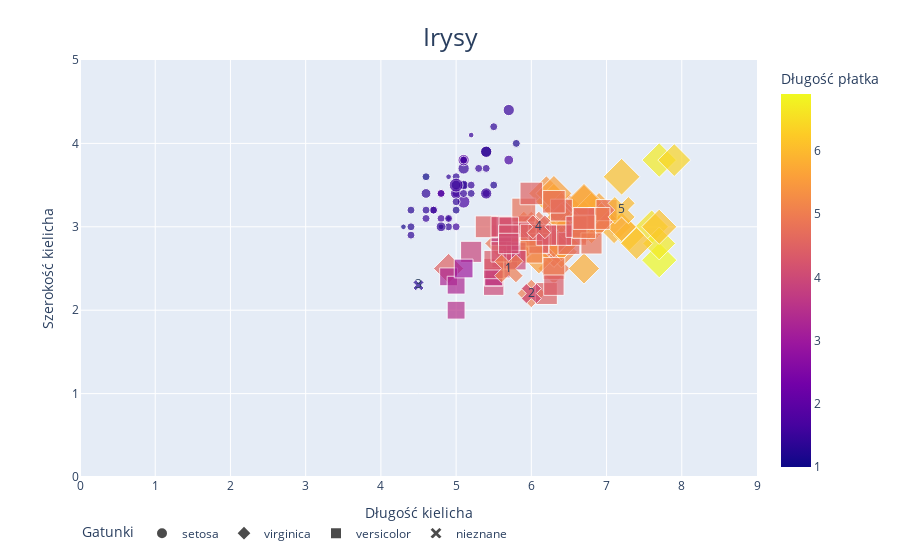

Notebook source saved alongside this figure:
### Markdown cell above
Mimo, że zazwyczaj dodawanie cech jest wygodną formą zwiększenia informacji, ich nadmiar bywa zgubny. Poniższy wykres przedstawia znany w świecie uczenia maszynowego zbiór irysów. Oś x przedstawia długość kielicha, oś y szerokość kielicha, kolor oznacza długość płatka, natomiast wielkość punktów reprezentuje szerokość płatka. Poszczególne gatunki irysów oznaczone są różnymi symbolami. Twoim celem jest przypisanie punktów oznaczonych symbolem X do odpowiedniego gatunku kwiatu (setosa, virginica, versicolor). Porównaj wszystkie cztery cechy obiektów i sprawdź ile udało Ci się poprawnie odszyfrować!

### Code cell
bad_graph(iris)

### Figure 1 — Plotly figure (JSON) as saved in the notebook; plotly's stock layout.template omitted (floating-point values rounded to 4 significant figures)
{"data": [{"hoverlabel": {"namelength": 0}, "hovertemplate": "Gatunek=setosa<br>Długość kielicha=%{x}<br>Szerokość kielicha=%{y}<br>Szerokość płatka=%{marker.size}<br>Długość płatka=%{marker.color}", "legendgroup": "setosa", "marker": {"color": [1.4, 1.4, 1.3, 1.5, 1.4, 1.7, 1.4, 1.5, 1.4, 1.5, 1.5, 1.6, 1.4, 1.1, 1.2, 1.5, 1.3, 1.4, 1.7, 1.5, 1.7, 1.5, 1, 1.7, 1.9, 1.6, 1.6, 1.5, 1.4, 1.6, 1.6, 1.5, 1.5, 1.4, 1.5, 1.2, 1.3, 1.4, 1.3, 1.5, 1.3, 1.3, 1.6, 1.9, 1.4, 1.6, 1.4, 1.5, 1.4], "coloraxis": "coloraxis", "size": [0.2, 0.2, 0.2, 0.2, 0.2, 0.4, 0.3, 0.2, 0.2, 0.1, 0.2, 0.2, 0.1, 0.1, 0.2, 0.4, 0.4, 0.3, 0.3, 0.3, 0.2, 0.4, 0.2, 0.5, 0.2, 0.2, 0.4, 0.2, 0.2, 0.2, 0.2, 0.4, 0.1, 0.2, 0.2, 0.2, 0.2, 0.1, 0.2, 0.2, 0.3, 0.2, 0.6, 0.4, 0.3, 0.2, 0.2, 0.2, 0.2], "sizemode": "area", "sizeref": 0.00625, "symbol": "circle"}, "mode": "markers", "name": "setosa", "showlegend": true, "type": "scatter", "x": [5.1, 4.9, 4.7, 4.6, 5, 5.4, 4.6, 5, 4.4, 4.9, 5.4, 4.8, 4.8, 4.3, 5.8, 5.7, 5.4, 5.1, 5.7, 5.1, 5.4, 5.1, 4.6, 5.1, 4.8, 5, 5, 5.2, 5.2, 4.7, 4.8, 5.4, 5.2, 5.5, 4.9, 5, 5.5, 4.9, 4.4, 5.1, 5, 4.4, 5, 5.1, 4.8, 5.1, 4.6, 5.3, 5], "xaxis": "x", "y": [3.5, 3, 3.2, 3.1, 3.6, 3.9, 3.4, 3.4, 2.9, 3.1, 3.7, 3.4, 3, 3, 4, 4.4, 3.9, 3.5, 3.8, 3.8, 3.4, 3.7, 3.6, 3.3, 3.4, 3, 3.4, 3.5, 3.4, 3.2, 3.1, 3.4, 4.1, 4.2, 3.1, 3.2, 3.5, 3.6, 3, 3.4, 3.5, 3.2, 3.5, 3.8, 3, 3.8, 3.2, 3.7, 3.3], "yaxis": "y"}, {"hoverlabel": {"namelength": 0}, "hovertemplate": "Gatunek=virginica<br>Długość kielicha=%{x}<br>Szerokość kielicha=%{y}<br>Szerokość płatka=%{marker.size}<br>Długość płatka=%{marker.color}", "legendgroup": "virginica", "marker": {"color": [5.2, 5.4, 5, 6, 5.1, 5.9, 5.6, 5.8, 6.6, 4.5, 6.3, 5.8, 6.1, 5.1, 5.3, 5.5, 5.1, 5.1, 5.3, 5.5, 6.7, 6.9, 5, 5.7, 4.9, 6.7, 4.9, 5.7, 5.2, 4.8, 4.9, 5.6, 5.8, 6.1, 6.4, 5.6, 5.1, 5.6, 6.1, 5.6, 5.5, 4.8, 5.4, 5.6, 5.1, 5.1, 5.9, 5.7], "coloraxis": "coloraxis", "size": [2, 2.3, 1.9, 2.5, 1.9, 2.1, 1.8, 2.2, 2.1, 1.7, 1.8, 1.8, 2.5, 2, 1.9, 2.1, 1.8, 2.4, 2.3, 1.8, 2.2, 2.3, 1.5, 2.3, 2, 2, 1.8, 2.1, 2.3, 1.8, 1.8, 2.1, 1.6, 1.9, 2, 2.2, 1.5, 1.4, 2.3, 2.4, 1.8, 1.8, 2.1, 2.4, 2.3, 1.9, 2.3, 2.5], "sizemode": "area", "sizeref": 0.00625, "symbol": "diamond"}, "mode": "markers", "name": "virginica", "showlegend": true, "type": "scatter", "x": [6.5, 6.2, 6.3, 6.3, 5.8, 7.1, 6.3, 6.5, 7.6, 4.9, 7.3, 6.7, 7.2, 6.5, 6.4, 6.8, 5.9, 5.8, 6.4, 6.5, 7.7, 7.7, 6, 6.9, 5.6, 7.7, 6.3, 6.7, 6.7, 6.2, 6.1, 6.4, 7.2, 7.4, 7.9, 6.4, 6.3, 6.1, 7.7, 6.3, 6.4, 6, 6.9, 6.7, 6.9, 5.8, 6.8, 6.7], "xaxis": "x", "y": [3, 3.4, 2.5, 3.3, 2.7, 3, 2.9, 3, 3, 2.5, 2.9, 2.5, 3.6, 3.2, 2.7, 3, 3, 2.8, 3.2, 3, 3.8, 2.6, 2.2, 3.2, 2.8, 2.8, 2.7, 3.3, 3, 2.8, 3, 2.8, 3, 2.8, 3.8, 2.8, 2.8, 2.6, 3, 3.4, 3.1, 3, 3.1, 3.1, 3.1, 2.7, 3.2, 3.3], "yaxis": "y"}, {"hoverlabel": {"namelength": 0}, "hovertemplate": "Gatunek=versicolor<br>Długość kielicha=%{x}<br>Szerokość kielicha=%{y}<br>Szerokość płatka=%{marker.size}<br>Długość płatka=%{marker.color}", "legendgroup": "versicolor", "marker": {"color": [4.7, 4.5, 4.9, 4, 4.6, 4.5, 4.7, 3.3, 4.6, 3.9, 3.5, 4.2, 4.7, 3.6, 4.4, 4.5, 4.1, 4.5, 3.9, 4.8, 4, 4.9, 4.7, 4.3, 4.4, 4.8, 5, 4.5, 3.5, 3.8, 3.7, 3.9, 5.1, 4.5, 4.5, 4.7, 4.4, 4.1, 4, 4.4, 4, 3.3, 4.2, 4.2, 4.2, 4.3, 3, 4.1], "coloraxis": "coloraxis", "size": [1.4, 1.5, 1.5, 1.3, 1.5, 1.3, 1.6, 1, 1.3, 1.4, 1, 1.5, 1.4, 1.3, 1.4, 1.5, 1, 1.5, 1.1, 1.8, 1.3, 1.5, 1.2, 1.3, 1.4, 1.4, 1.7, 1.5, 1, 1.1, 1, 1.2, 1.6, 1.5, 1.6, 1.5, 1.3, 1.3, 1.3, 1.2, 1.2, 1, 1.3, 1.2, 1.3, 1.3, 1.1, 1.3], "sizemode": "area", "sizeref": 0.00625, "symbol": "square"}, "mode": "markers", "name": "versicolor", "showlegend": true, "type": "scatter", "x": [7, 6.4, 6.9, 5.5, 6.5, 5.7, 6.3, 4.9, 6.6, 5.2, 5, 5.9, 6.1, 5.6, 6.7, 5.6, 5.8, 6.2, 5.6, 5.9, 6.1, 6.3, 6.1, 6.4, 6.6, 6.8, 6.7, 6, 5.7, 5.5, 5.5, 5.8, 6, 5.4, 6, 6.7, 6.3, 5.6, 5.5, 5.5, 5.8, 5, 5.6, 5.7, 5.7, 6.2, 5.1, 5.7], "xaxis": "x", "y": [3.2, 3.2, 3.1, 2.3, 2.8, 2.8, 3.3, 2.4, 2.9, 2.7, 2, 3, 2.9, 2.9, 3.1, 3, 2.7, 2.2, 2.5, 3.2, 2.8, 2.5, 2.8, 2.9, 3, 2.8, 3, 2.9, 2.6, 2.4, 2.4, 2.7, 2.7, 3, 3.4, 3.1, 2.3, 3, 2.5, 2.6, 2.6, 2.3, 2.7, 3, 2.9, 2.9, 2.5, 2.8], "yaxis": "y"}, {"hoverlabel": {"namelength": 0}, "hovertemplate": "Gatunek=nieznane<br>Długość kielicha=%{x}<br>Szerokość kielicha=%{y}<br>Szerokość płatka=%{marker.size}<br>Długość płatka=%{marker.color}", "legendgroup": "nieznane", "marker": {"color": [6, 4.6, 1.3, 4, 5], "coloraxis": "coloraxis", "size": [1.8, 1.4, 0.3, 1, 2], "sizemode": "area", "sizeref": 0.00625, "symbol": "x"}, "mode": "markers", "name": "nieznane", "showlegend": true, "type": "scatter", "x": [7.2, 6.1, 4.5, 6, 5.7], "xaxis": "x", "y": [3.2, 3, 2.3, 2.2, 2.5], "yaxis": "y"}, {"marker": {"color": "black", "size": 0.0001}, "mode": "markers+text", "showlegend": false, "text": ["5", "4", "3", "2", "1"], "type": "scatter", "x": [7.2, 6.1, 4.5, 6, 5.7], "xaxis": "x", "y": [3.2, 3, 2.3, 2.2, 2.5], "yaxis": "y"}], "layout": {"coloraxis": {"colorbar": {"title": {"text": "Długość płatka"}}, "colorscale": [[0, "#0d0887"], [0.1111, "#46039f"], [0.2222, "#7201a8"], [0.3333, "#9c179e"], [0.4444, "#bd3786"], [0.5556, "#d8576b"], [0.6667, "#ed7953"], [0.7778, "#fb9f3a"], [0.8889, "#fdca26"], [1, "#f0f921"]]}, "legend": {"itemsizing": "constant", "orientation": "h", "title": {"text": "Gatunki"}, "tracegroupgap": 0}, "margin": {"t": 60}, "title": {"font": {"size": 25}, "text": "Irysy", "x": 0.5, "xanchor": "center", "y": 0.95, "yanchor": "top"}, "xaxis": {"anchor": "y", "domain": [0, 1], "range": [0, 9], "title": {"text": "Długość kielicha"}}, "yaxis": {"anchor": "x", "domain": [0, 1], "range": [0, 5], "title": {"text": "Szerokość kielicha"}}}}
